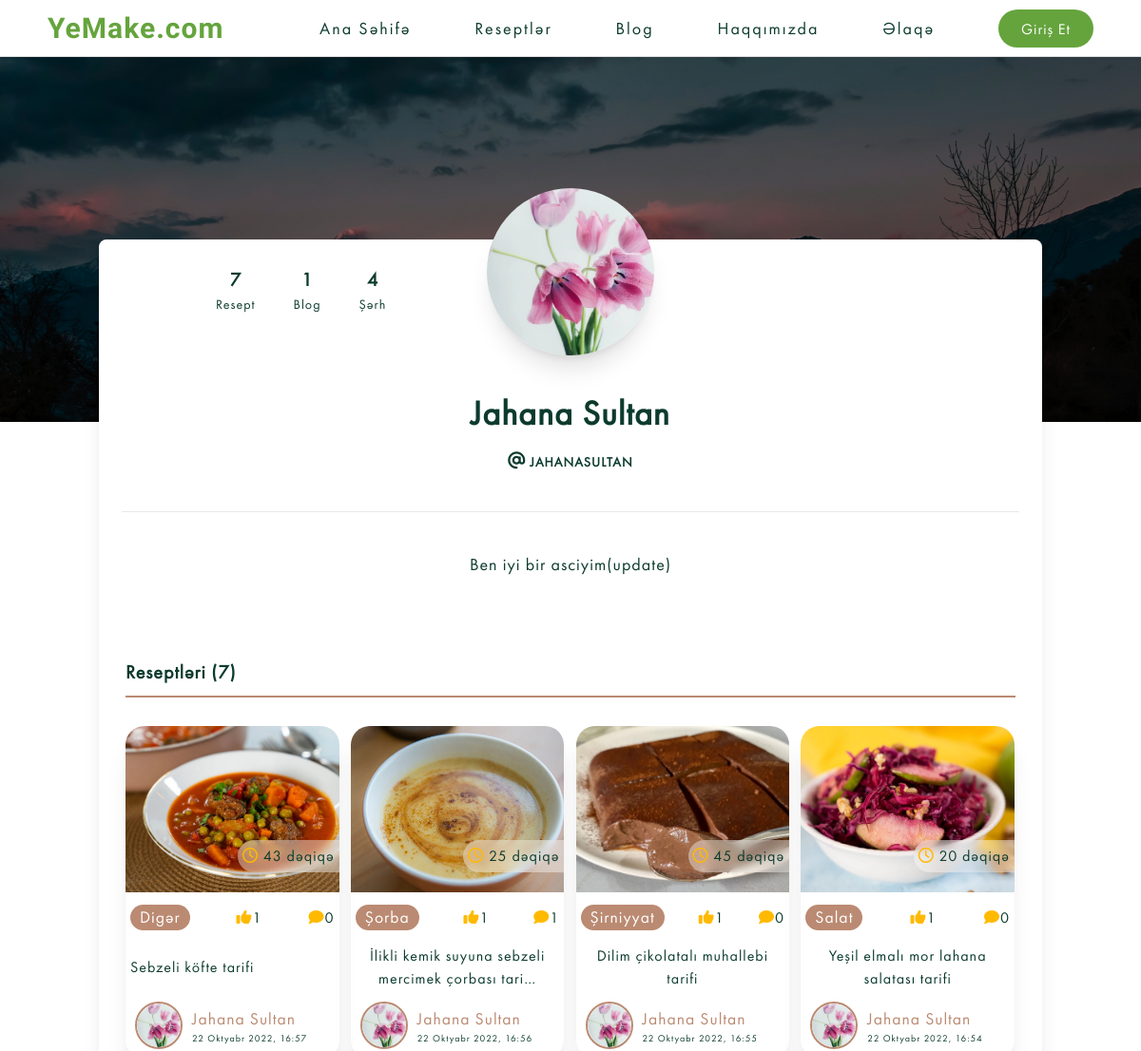
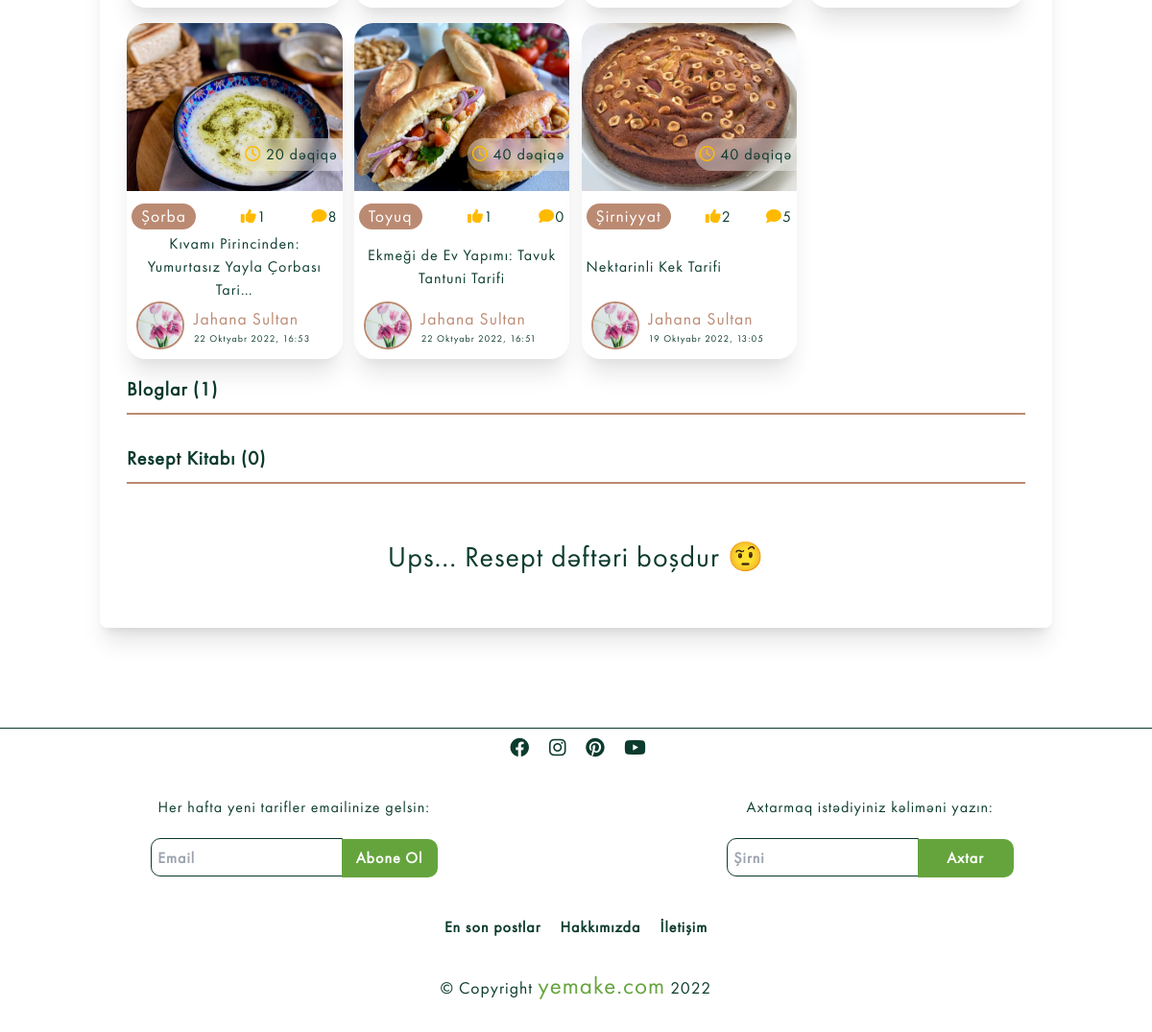
The page /user/jahanasultan/ on the database its author committed (2 pictures, top to bottom).
### users/models.py (models this page shows, shortened)
class Profile(models.Model):
    user=models.OneToOneField(User, on_delete=models.CASCADE, null=True )
    username=models.CharField(max_length=100, null=True, blank=True)
    name=models.CharField(max_length=200, null=True, blank=True)
    email=models.EmailField(max_length=200,null=True,blank=True, unique=True)
    short_info=models.CharField(max_length=200, null=True, blank=True)
    profile_image=models.ImageField(upload_to='Users', null=True, blank=True,default='Users/user-default.jpg')
    cover_image=models.ImageField(upload_to='Users', blank=True, null=True, default='Users/cover.webp')
    slug=models.SlugField( verbose_name="Slug", null=True, unique=True)

### recipes/models.py (models this page shows, shortened)
class Blog(models.Model):
    sn = 'saniyə'
    deq = 'dəqiqə'
    s = 'saat'
    g = 'gün'
    TIME_CHOICES = [
        (sn, "saniyə"),
        (deq, 'dəqiqə'),
        (s, 'saat'),
        (g, 'gün'),
    ]
    title = models.CharField(verbose_name="Başlıq",max_length=1500)
    description = QuillField(verbose_name="Açıqlama")
    image=models.ImageField(verbose_name="Şəkil",null=True, blank=True, default='Recipes/default.jpg', upload_to='Recipes')
    isActive=models.BooleanField(verbose_name="Aktivlik",default=False)
    category= models.ForeignKey(Category,verbose_name="Kateqoriya", on_delete=models.CASCADE)
    slug=models.SlugField(editable=False, verbose_name="Slug", null=True, unique=True)
    cook_time=models.IntegerField(verbose_name="Bişirilmə Vaxtı",null=True)
    time=models.CharField(verbose_name="Zaman Ölçüsü",max_length=10, choices=TIME_CHOICES, default=deq, null=True)
    created=models.DateTimeField("Yaradılma Vaxtı",auto_now_add=True, null=True)
    youtube_link=EmbedVideoField("Youtube Linki",null=True, blank=True)
    owner=models.ForeignKey(Profile,verbose_name="Postu Paylaşan", null=True, on_delete=models.SET_NULL)
    class Meta:
        ordering= ["-created"]
        verbose_name="Resept"
        verbose_name_plural="Reseptlər"

class Category(models.Model):
    title=models.CharField(max_length=250)
    image=models.ImageField(null=True,upload_to='Category')
    slug=models.SlugField(editable=False, verbose_name="Slug", null=True, unique=True)

class Vote(models.Model):
    owner=models.ForeignKey(Profile, on_delete=models.CASCADE, null=True)
    recipe = models.ForeignKey(Blog, on_delete=models.CASCADE)
    class Meta:
        unique_together=[["owner", "recipe"]]

class Review(models.Model):
    owner=models.ForeignKey(Profile, on_delete=models.CASCADE, null=True)
    recipe = models.ForeignKey(Blog ,on_delete=models.CASCADE)
    body=models.TextField(null=True,blank=False)
    created=models.DateTimeField(auto_now_add=True)
    class Meta:
        ordering=["-created"]

### users/views.py (the view)
def userAccount(request, slug):
    page='Account'
    profile=Profile.objects.get(slug=slug)
    user_recipes=Blog.objects.filter(owner__slug=profile.slug).order_by("-created")
    user_blogs=Blg.objects.filter(owner__username=profile.username).order_by("-created")
    user_book=profile.recipebook_set.all()
    user_review=profile.review_set.count()
    context={
        "profil":profile,
        "page": page,
        "user_recipes":user_recipes,
        "user_blogs":user_blogs,
        "user_book":user_book,
        "user_review":user_review
    }
    return render(request, "users/user_profile.html", context )

### templates/users/user_profile.html (shortened to what this page needs)
{% extends 'base.html' %}
{% load static %}
{% block css %}
<link rel="stylesheet" href='{% static '/css/output.css' %}?{% now "U" %}'>
<link rel="stylesheet" href='{% static '/css/index.css' %}?{% now "U" %}'>
<link rel="stylesheet" href='{% static '/css/user-profile.css' %}?{% now "U" %}'>
{% endblock css %}
{% block content %}
{% if page == "profile" %}
<main class="profile-page">
  <section class="relative block h-96">
    <div class="absolute top-0 w-full h-full bg-center bg-cover" style="
            background-image: url('{{profile.cover_image.url}}');
          ">
      <span id="blackOverlay" class="w-full h-full absolute opacity-50 bg-black"></span>
    </div>
    <div class="top-auto bottom-0 left-0 right-0 w-full absolute pointer-events-none overflow-hidden h-70-px" style="transform: translateZ(0px)">
    </div>
  </section>
  <section class="relative py-16">
    <div class="container mx-auto px-4">
      <div class="relative flex flex-col min-w-0 break-words bg-white w-full mb-6 shadow-xl rounded-lg -mt-64">
        <div class="px-6">
          <div class="flex flex-wrap justify-center">
            <div class="w-full lg:w-3/12 px-4 lg:order-2 flex justify-center">
              <div class="relative w-full h-full profile-image">
                <img alt="..." src="{{profile.profile_image.url}}" class=" shadow-xl rounded-full border-none  w-44 h-44 absolute  -top-1/2 left-1/2  -translate-x-1/2  " id="profile-image">
              </div>
            </div>
            {% if user.is_superuser %}
            <div class="w-full lg:w-4/12 px-4 lg:order-3 lg:text-right lg:self-center">
              <div class="py-6 px-3 mt-32 sm:mt-0">
                <a href="{% url 'newsletter' %}" class="bg-pink-500 active:bg-pink-600 uppercase text-white font-bold hover:shadow-md shadow text-xs px-4 py-2 rounded outline-none focus:outline-none sm:mr-2 mb-1 ease-linear transition-all duration-150" type="button">
                  NewsLetter
                </a>
              </div>
            </div>
            {% endif %}
            <div class="w-full lg:w-4/12 px-4 lg:order-3 lg:text-right lg:self-center">
              <div class="py-6 px-3 mt-32 sm:mt-0">
              </div>
            </div>
            <div class="w-full lg:w-4/12 px-4 lg:order-1">
              <div class="flex justify-center py-4 lg:pt-4 pt-8">
                <a href="#recipes"><div class="mr-4 p-3 text-center">
                  <span class="text-xl font-bold block uppercase tracking-wide text-blueGray-600">{{recipes | length}}</span><span class="text-sm text-blueGray-400">Resept</span>
                </div></a>
                <a href="#blogs"><div class="mr-4 p-3 text-center">
                  <span class="text-xl font-bold block uppercase tracking-wide text-blueGray-600">{{blogs | length}}</span><span class="text-sm text-blueGray-400">Blog</span>
                </div></a>
                <div class="lg:mr-4 p-3 text-center">
                  <span class="text-xl font-bold block uppercase tracking-wide text-blueGray-600">{{review}}</span><span class="text-sm text-blueGray-400">Şərh</span>
                </div>
              </div>
            </div>
          </div>
          <div class="text-center mt-12">
            <h3 class="text-4xl font-semibold leading-normal mb-2 text-blueGray-700 ">
              {{profile.name}}
            </h3>
            <div class="text-sm leading-normal mt-0 mb-2 text-blueGray-400 font-bold uppercase">
              <i class="fa-solid fa-at text-lg text-blueGray-400"></i>
             {{profile.username}}
            </div>
          </div>
          <div class="mt-10 py-10 border-t border-blueGray-200 text-center">
            {% if profile.short_info %}
            <div class="flex flex-wrap justify-center">
              <div class="w-full lg:w-9/12 px-4">
                <p class="mb-4 text-lg leading-relaxed text-blueGray-700">
                 {{profile.short_info}}
                </p>
              </div>
            </div>
            {% endif %}
          </div>
        </div>
        <div class="bottom-profile p-7">
            <div class="recipes underline-div" id="recipes">
                <h1 class="head-post">Reseptlərim ({{recipes | length}})</h1> <a href="{% url 'blogcreate' %}"><button><i class="fa-solid fa-plus"></i> Resept Əlavə Et</button></a>
            </div>
            <div class="cards">
                {% if recipes %}
                    {% for blog in recipes %}
                    <div class="card">
                    {% include "partials/__recipecard.html" %}
                </div>
                    {% endfor %}
                {% else %}
                <h2 class="text-3xl text-center w-full p-7">Ups... Resept paylaşmamısan?😒</h2>
                {% endif %}
            </div>
            <div class="blogs underline-div" id="blogs">
                <h1 class="head-post">Bloglarım ({{blogs | length}})</h1><a href="{% url 'createblog' %}"><button><i class="fa-solid fa-plus"></i> Blog Əlavə Et </button></a>
            </div>
            <div class="cards">
                {% if blogs %}
                {% for blog in blogs %}
                <div class="card">
                    {% include "partials/__blogcard.html" %}
                </div>
                {% endfor %}
                {% else %}
                <h2 class="text-3xl text-center w-full p-7">Ups... Blog paylaşmırsan?😯</h2>
                {% endif %}
            </div>
            <div class="wishlist underline-div">
                <h1 class="head-post">Resept Kitabım ({{book | length}}) </h1>
            </div>
            <div class="cards">
                {% if book %}
                    {% for blog in book %}
                    <div class="card">
                {% include "partials/__recipecard.html" with blog=blog.recipe %}</div>
                    {% endfor %}
                </div>
                {% else %}
              <h2 class="text-3xl text-center w-full p-7">Ups... Resept dəftərin boşdur?🤨</h2>
            {% endif %}
        </div>
      </div>
    </div>
  </section>
</main>
{% else %}
<main class="profile-page">
  <section class="relative block h-96">
  </section>
  <section class="relative py-16">
    <div class="container mx-auto px-4">
      <div class="relative flex flex-col min-w-0 break-words bg-white w-full mb-6 shadow-xl rounded-lg -mt-64">
        <div class="px-6">
          <div class="flex flex-wrap justify-center">
            <div class="w-full lg:w-3/12 px-4 lg:order-2 flex justify-center">
              <div class="relative w-full h-full">
                <img alt="..." src="{{profil.profile_image.url}}" class=" shadow-xl rounded-full border-none  w-44 h-44 absolute  -top-1/2 left-1/2  -translate-x-1/2  " id="profile-image" >
              </div>
            </div>
            <div class="w-full lg:w-4/12 px-4 lg:order-1">
              <div class="flex justify-center py-4 lg:pt-4 pt-8">
               <a href="#recipes"> <div class="mr-4 p-3 text-center">
                  <span class="text-xl font-bold block uppercase tracking-wide text-blueGray-600">{{user_recipes | length}}</span><span class="text-sm text-blueGray-400">Resept</span>
                </div></a>
              <a href="#blogs">  <div class="mr-4 p-3 text-center">
                  <span class="text-xl font-bold block uppercase tracking-wide text-blueGray-600">{{user_blogs | length}}</span><span class="text-sm text-blueGray-400">Blog</span>
                </div></a>
                <div class="lg:mr-4 p-3 text-center">
                  <span class="text-xl font-bold block uppercase tracking-wide text-blueGray-600">{{user_review}}</span><span class="text-sm text-blueGray-400">Şərh</span>
                </div>
              </div>
            </div>
          </div>
          <div class="text-center mt-12">
            <h3 class="text-4xl font-semibold leading-normal mb-2 text-blueGray-700 ">
              {{profil.name}}
            </h3>
            <div class="text-sm leading-normal mt-0 mb-2 text-blueGray-400 font-bold uppercase">
              <i class="fa-solid fa-at text-lg text-blueGray-400"></i>
             {{profil.username}}
            </div>
          </div>
          <div class="mt-10 py-10 border-t border-blueGray-200 text-center">
            {% if profil.short_info %}
            <div class="flex flex-wrap justify-center">
              <div class="w-full lg:w-9/12 px-4">
                <p class="mb-4 text-lg leading-relaxed text-blueGray-700">
                 {{profil.short_info}}
                </p>
              </div>
            </div>
            {% endif %}
          </div>
        </div>
        <div class="bottom-profile p-7">
            <div class="recipes underline-div" id="recipes">
                <h1 class="head-post">Reseptləri ({{user_recipes | length}})</h1>
            </div>
            <div class="cards">
                {% if user_recipes %}
                    {% for blog in user_recipes %}
                    {% if blog.isActive %}
                    <div class="card">
                    {% include "partials/__recipecard.html" %}
                </div> {% endif %}
                    {% endfor %}
                {% else %}
                <h2 class="text-3xl text-center w-full p-7">Ups... Resept paylaşmayıb 😒</h2>
                {% endif %}
            </div>
            <div class="blogs underline-div" id="blogs">
                <h1 class="head-post">Bloglar ({{user_blogs | length}})</h1>
            </div>
            <div class="wishlist underline-div">
                <h1 class="head-post">Resept Kitabı ({{user_book | length}}) </h1>
            </div>
            <div class="cards">
                {% if user_book %}
                    {% for blog in user_book %}
                    <div class="card">
                {% include "partials/__recipecard.html" with blog=blog.recipe %}</div>
                    {% endfor %}
                </div>
                {% else %}
              <h2 class="text-3xl text-center w-full p-7">Ups... Resept dəftəri boşdur 🤨</h2>
            {% endif %}
        </div>
      </div>
    </div>
  </section>
</main>
{% endif %}
{% endblock content %}

### templates/partials/__recipecard.html (shortened to what this page needs)
<div class="post-card">
    <div class="img">
        <img src="{{blog.image.url}}" alt="">
    </div>
    <div class="category">
        <a href="{% url 'recipe-category' blog.category.slug %}"><div class="post-category">
            <p>{{blog.category.title}}</p>
        </div></a>
        <div class="time-cook"><i class="fa-regular fa-clock"></i> {{blog.cook_time}} {{blog.time}}</div>
        <div class="stars"><i class="fa-solid fa-thumbs-up"></i>{{blog.vote_set.all | length }}</div>
        <div class="comment"><i class="fa-solid fa-comment"></i>{{blog.review_set.all | length}}</div>
    </div>
    <div class="title"><a href="{% url 'blogdetails' blog.slug %}">
            <h4>{{blog.title | truncatechars:50}}</h4>
        </a>
    </div>
  <a href="{% if blog.owner.id == user.profile.id %} {% url 'profile' user.profile.slug %} {% else %} {% url 'Account' blog.owner.slug %} {% endif %}" class="profile">
    <div class="profile">
        <div class="profile-photo">
            {% if blog.owner.profile_image %}
            <img src="{{blog.owner.profile_image.url}}" alt="">
            {% endif %}</div>
        <div class="name-date">
            <p class="name">{{blog.owner.name}}</p>
            <p class="date">{{blog.created}}</p>
        </div>
    </div>
</a>
</div>

### rows shown on the page
Profile: profile_image (picture), name "Jahana Sultan", username "JAHANASULTAN", short_info "Ben iyi bir asciyim(update)"
Blog: image (picture), category "Digər", cook_time "43", time "dəqiqə", vote_set.all|length "1", review_set.all|length "0", title "Sebzeli köfte tarifi", owner.profile_image (picture), owner.name "Jahana Sultan", created "22 Oktyabr 2022, 16:57"
Blog: image (picture), category "Şorba", cook_time "25", time "dəqiqə", vote_set.all|length "1", review_set.all|length "1", title "İlikli kemik suyuna sebzeli mercimek çorbası tari…", owner.profile_image (picture), owner.name "Jahana Sultan", created "22 Oktyabr 2022, 16:56"
Blog: image (picture), category "Şirniyyat", cook_time "45", time "dəqiqə", vote_set.all|length "1", review_set.all|length "0", title "Dilim çikolatalı muhallebi tarifi", owner.profile_image (picture), owner.name "Jahana Sultan", created "22 Oktyabr 2022, 16:55"
Blog: image (picture), category "Salat", cook_time "20", time "dəqiqə", vote_set.all|length "1", review_set.all|length "0", title "Yeşil elmalı mor lahana salatası tarifi", owner.profile_image (picture), owner.name "Jahana Sultan", created "22 Oktyabr 2022, 16:54"
Blog: image (picture), category "Şorba", cook_time "20", time "dəqiqə", vote_set.all|length "1", review_set.all|length "8", title "Kıvamı Pirincinden: Yumurtasız Yayla Çorbası Tari…", owner.profile_image (picture), owner.name "Jahana Sultan", created "22 Oktyabr 2022, 16:53"
Blog: image (picture), category "Toyuq", cook_time "40", time "dəqiqə", vote_set.all|length "1", review_set.all|length "0", title "Ekmeği de Ev Yapımı: Tavuk Tantuni Tarifi", owner.profile_image (picture), owner.name "Jahana Sultan", created "22 Oktyabr 2022, 16:51"
Blog: image (picture), category "Şirniyyat", cook_time "40", time "dəqiqə", vote_set.all|length "2", review_set.all|length "5", title "Nektarinli Kek Tarifi", owner.profile_image (picture), owner.name "Jahana Sultan", created "19 Oktyabr 2022, 13:05"

### other values the page prints
{{ user_recipes | length }} "7"
{{ user_blogs | length }} "1"
{{ user_review }} "4"
{{ user_book | length }} "0"
{{ current_year }} "2022"
